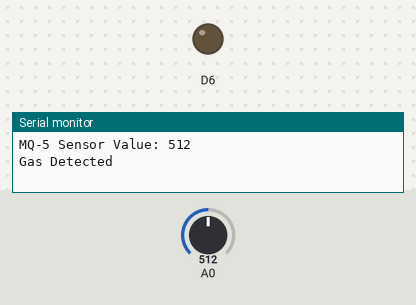
A sketch run on a simulated ESP8266 (NodeMCU). On the bench: output pins drawn as LEDs (lit = HIGH), the last lines printed to the serial monitor. The test bench sets the inputs (shaded band); at power-on: A0 = 512. WiFi joins after 1.5 s; servers stay silent unless stated.

Above: at 3.0 s.
3.1 s: A0 set to 160
5.0 s: A0 set to 138
At 6.9 s:
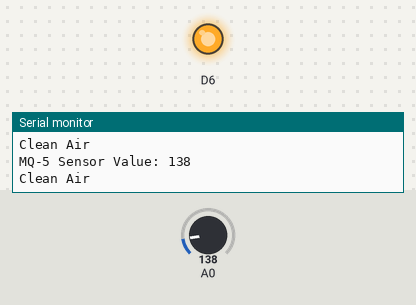
7.3 s: A0 set to 306
At 8.5 s:
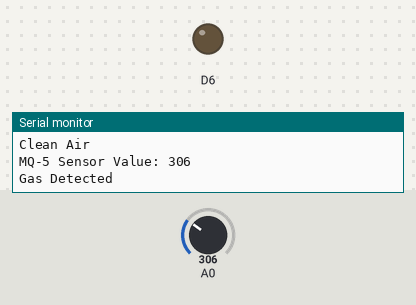
9.3 s: A0 set to 140
At 11.2 s:
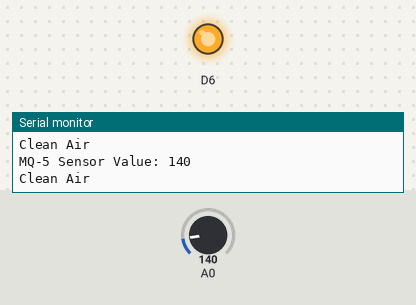
Timing chart, 0 to 12.3 s (numbered marks = the images above; inputs shaded):
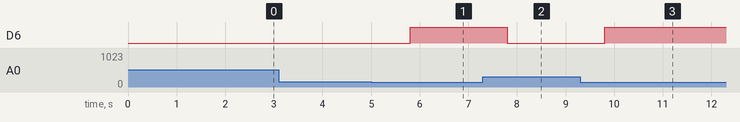

The sketch:

gase_sensor_blynk.ino
```cpp
#define BLYNK_TEMPLATE_ID "TMPL338h54R6f"
#define BLYNK_TEMPLATE_NAME "dev"
#define BLYNK_AUTH_TOKEN "cC4dwlwJf9o_-YUjfdODl2k07iqvUo4E"
#define BLYNK_PRINT Serial
#include <ESP8266WiFi.h>
#include <BlynkSimpleEsp8266.h>

char ssid[] = "Mr.Dev";
char pass[] = "12345678";

BlynkTimer timer; // Create a BlynkTimer object

WidgetLCD lcd(V2); // Attach a virtual LCD widget to Virtual Pin V2

void setup() {
  pinMode(D6, OUTPUT);
  pinMode(A0, INPUT);
  Serial.begin(9600);
  Blynk.begin(BLYNK_AUTH_TOKEN, ssid, pass);
  timer.setInterval(1000L, myTimerEvent); // Set timer to call myTimerEvent every second
}

void myTimerEvent() {
  int sensorValue = analogRead(A0); // Read the analog value from MQ-5
  Blynk.virtualWrite(V1, sensorValue); // Send the value to Blynk app
  Serial.print("MQ-5 Sensor Value: ");
  Serial.println(sensorValue);

  lcd.clear(); // Clear the previous display
  if (sensorValue < 150) {
    digitalWrite(D6, HIGH);
    Serial.println("Clean Air");
  } else {
    digitalWrite(D6, LOW);
    Serial.println("Gas Detected");
  }
}

void loop() {
  Blynk.run();
  timer.run(); // Run the BlynkTimer
}
```

Measured:
- the behaviour switches between 150 and 149 on A0 (found by bisection; images 0 and 1)
- after the input at 5.0 s, D6: LOW → HIGH after 0.80 s
- after the input at 7.3 s, D6: HIGH → LOW after 0.50 s
- after the input at 9.3 s, D6: LOW → HIGH after 0.50 s
